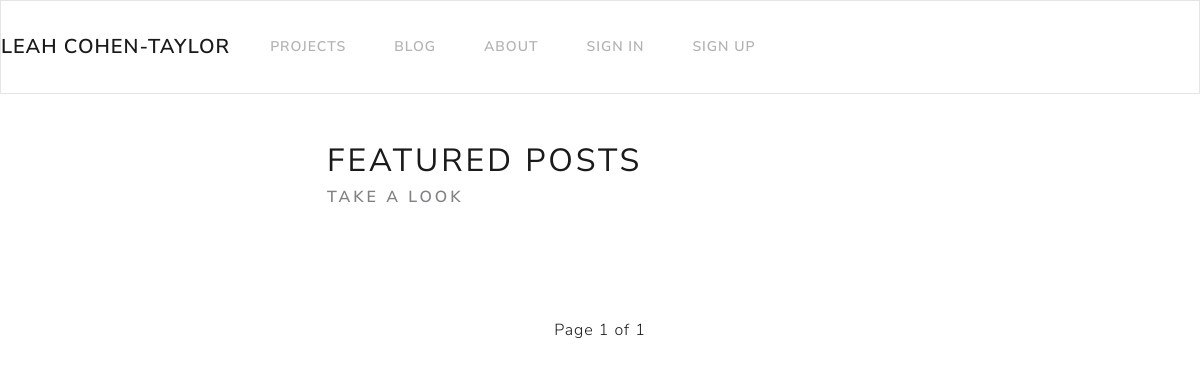
The app's page /, older data.
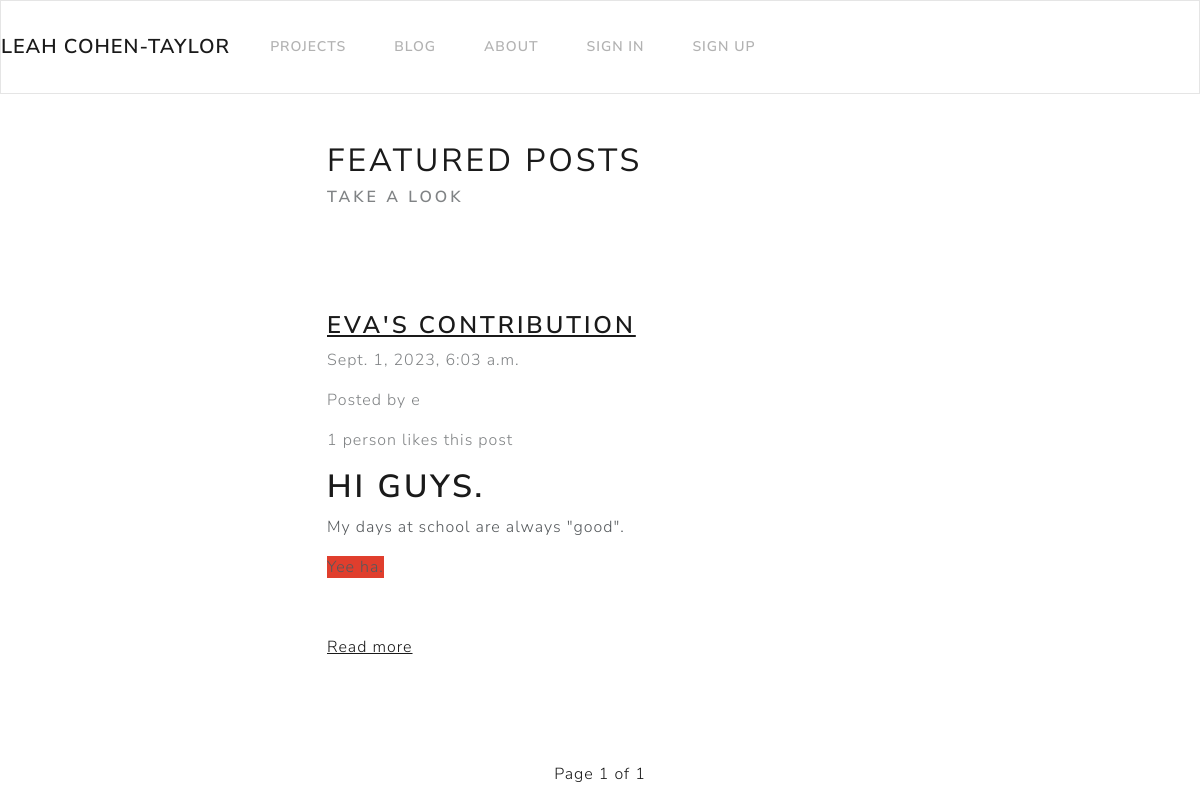
The same page, newer data.
### blog/models.py (models this page shows, shortened)
class Post(models.Model):
    class NewManager(models.Manager):
        def get_queryset(self):
            return super().get_queryset().filter(status='published')
    options = (
        ('draft', 'Draft'),
        ('published', 'Published'),
    )
    title = models.CharField(max_length=255)
    slug = models.SlugField(max_length=255, unique=True, null=False)
    status = models.CharField(max_length=10, choices=options, default='draft')
    content = HTMLField()
    created_on = models.DateTimeField(auto_now_add=True)
    last_modified = models.DateTimeField(auto_now=True)
    categories=models.ManyToManyField('Category', related_name='posts')
    author = models.ForeignKey(User, on_delete=models.CASCADE)
    featured = models.BooleanField(default=False)
    likes = models.ManyToManyField(User, related_name='likes', blank=True)
    objects = models.Manager() #default manager
    newmanager = NewManager() #custom manager
    def get_absolute_url(self):
        return reverse("detail_post", kwargs={"slug": self.slug})
    class Meta:
        ordering = ('-created_on',)

### blog/views.py (the view)
# urls.py: path('', Featured.as_view(), name='featured'),
class Featured(ListView):
    model = Post
    queryset = Post.newmanager.filter(featured=True).order_by('-created_on')
    template_name = 'blog/featured.html'
    paginate_by = 3

### blog/templates/blog/featured.html (shortened to what this page needs)
{% extends "blog/base.html" %}
{% block page_content %}
<div class="row">
    <div class="col-md-6 col-12 mx-md-auto mx-3 mt-5 mb-5">
        <h1 class="fw-bolder">Featured Posts</h1>
        <h5 class="text-muted">Take a look</h5>
    </div>
</div>
{% for post in object_list %}
<div class="row">
    <div class="col-md-6 col-11 mx-md-auto mx-3 mt-5 mb-5">
        <h3 class="fw-bold"><a href="{{ post.get_absolute_url }}">{{ post.title }}</a></h3>
        <p class="text-muted"> {{post.created_on }}</p>
        <p class="text-muted">Posted by {{post.author.username }}</p>
        {% if post.likes.count == 1 %}
            <p class="text-muted">{{ post.likes.count }} person likes this post</p>
        {% else %}
            <p class="text-muted"> {{post.likes.count }} people like this post</p>
        {% endif %}
        <div class="my-3">
            {{ post.content|truncatewords_html:50|safe }}
        </div>
        <a href="{{ post.get_absolute_url }}">Read more</a>
    </div>
</div>
{% endfor %}
<nav>
    <ul class="pagination">
        <div class="mx-auto d-flex flex-row mt-5">
            <li class="page-item">
                <a class="page-link" href="#">
                    Page {{page_obj.number }} of {{page_obj.paginator.num_pages }}
                </a>
            </li>
        </div>
    </ul>
</nav>
{% endblock page_content %}

### blog/templates/blog/base.html (shortened to what this page needs)
{% load static %}
<!DOCTYPE html>
<html lang="en">
<head>
  <link rel="stylesheet" href="https://bootswatch.com/5/lux/bootstrap.min.css">
</head>
<body>
  {% include 'blog/nav.html' %}
<div class="container">
    {% block page_content %}{% endblock page_content %}
</div>
</body>
</html>

### blog/templates/blog/nav.html (shortened to what this page needs)
<nav class="navbar navbar-expand-lg navbar-light bg-light">
  <a class="navbar-brand" href="{% url 'featured' %}">Leah Cohen-Taylor</a>
  <div class="collapse navbar-collapse" id="navbarNavDropdown">
    <ul class="navbar-nav">
      <li class="nav-item active">
        <a class="nav-link" href="{% url 'projects' %}">Projects</a>
      </li>
      <li class="nav-item">
        <a class="nav-link" href="{% url 'index' %}">Blog</a>
      </li>
      <li class="nav-item">
        <a class="nav-link" href="#">About</a>
      </li>
    </ul>
    <ul class="navbar-nav">
      {% if request.user.is_authenticated %}
        <li class="nav-item">
          <a class="nav-link" href="{% url 'logout' %}">Sign Out</a>
        </li>
      {% else %}
        <li class="nav-item">
          <a class="nav-link" href="{% url 'login' %}">Sign In</a>
        </li>
        <li class="nav-item">
          <a class="nav-link" href="{% url 'register' %}">Sign Up</a>
        </li>
      {% endif %}
    </ul>
  </div>
</nav>

Row changes from the older to the newer data that the page shows:
added Post: title "EVA'S CONTRIBUTION", created_on "Sept. 1, 2023, 6:03 a.m.", author.username "e", likes.count "1", content "HI GUYS. My days at school are always \"good\". Yee ha."
